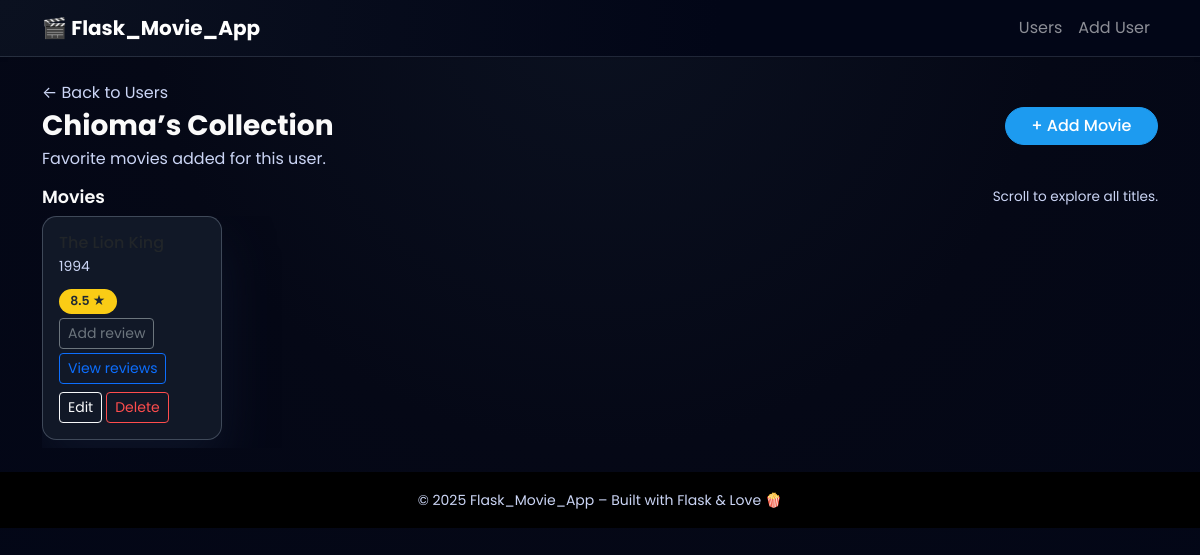
Page /users/1 on the committed database.
### models.py (models this page shows)
class User(db.Model):
    __tablename__ = "users"
    id = db.Column(db.Integer, primary_key=True)
    name = db.Column(db.String(100), nullable=False)
    movies = db.relationship(
        "Movie",
        back_populates="user",
        cascade="all, delete-orphan",
    )
    reviews = db.relationship(
        "Review",
        back_populates="user",
        cascade="all, delete-orphan",
    )

class Movie(db.Model):
    __tablename__ = "movies"
    id = db.Column(db.Integer, primary_key=True)
    name = db.Column(db.String(200), nullable=False)
    director_id = db.Column(db.Integer, db.ForeignKey("directors.id"), nullable=True)
    genre_id = db.Column(db.Integer, db.ForeignKey("genres.id"), nullable=True)
    director_obj = db.relationship("Director", back_populates="movies")
    genre_obj = db.relationship("Genre", back_populates="movies")
    year = db.Column(db.Integer, nullable=False)
    rating = db.Column(db.Float, nullable=False)
    user_id = db.Column(db.Integer, db.ForeignKey("users.id"), nullable=False)
    user = db.relationship("User", back_populates="movies")
    reviews = db.relationship(
        "Review",
        back_populates="movie",
        cascade="all, delete-orphan",
    )

### app.py (the view)
@app.route("/users/<int:user_id>")
def user_movies(user_id):
	user = get_user_or_404(user_id)
	movies = data_manager.get_user_movies(user_id)
	return render_template("user_movies.html", user=user, movies=movies)

### app.py (called while the page is built)
def get_user_or_404(user_id: int):
	user = data_manager.get_user(user_id)
	if user is None:
		abort(404)
	return user

### datamanager/sqlite_data_manager.py (called while the page is built)
    def get_user(self, user_id: int) -> Optional[User]:
        return self.session.get(User, user_id)

    def get_user_movies(self, user_id: int) -> List[Movie]:
        return (
            self.session.query(Movie)
            .filter(Movie.user_id == user_id)
            .all()
        )

### templates/user_movies.html (shortened to what this page needs)
{% extends "base.html" %}
{% block content %}
  <div class="d-flex justify-content-between align-items-center mb-3">
    <div>
      <p class="mb-1">
        <a href="{{ url_for('list_users') }}" class="text-decoration-none text-secondary">
          ← Back to Users
        </a>
      </p>
      <h1 class="h3 fw-bold mb-1">
        {{ user['name'] }}’s Collection
      </h1>
      <p class="text-secondary mb-0">
        Favorite movies added for this user.
      </p>
    </div>
    <div class="d-flex flex-column align-items-end gap-2">
      <a href="{{ url_for('add_movie', user_id=user['id']) }}" class="btn btn-primary">
        + Add Movie
      </a>
    </div>
  </div>
  {% if movies %}
    <section class="mt-3">
      <div class="d-flex justify-content-between align-items-center mb-2">
        <h2 class="section-title mb-0">Movies</h2>
        <p class="section-subtitle mb-0">
          Scroll to explore all titles.
        </p>
      </div>
      <div class="scroll-row">
        {% for movie in movies %}
          <div class="scroll-item">
            <div class="card movie-card h-100">
              <div class="card-body d-flex flex-column">
                <div class="mb-2">
                  <h3 class="h6 mb-1 text-truncate" title="{{ movie['name'] }}">
                  </h3>
                  <p class="mb-1 text-secondary small">
                    {{ movie['year'] }}
                  </p>
                </div>
                <div class="mt-auto">
                  <div class="d-flex justify-content-between align-items-center mb-2 flex-wrap gap-1">
                    <span class="badge-rating">
                      {{ movie['rating'] }} ★
                    </span>
                    <div class="d-flex flex-wrap gap-1">
                      <a
                        href="{{ url_for('add_review', user_id=user['id'], movie_id=movie['id']) }}"
                        class="btn btn-sm btn-outline-secondary"
                      >
                        Add review
                      </a>
                      <a
                        href="{{ url_for('movie_reviews', movie_id=movie['id']) }}"
                        class="btn btn-sm btn-outline-primary"
                      >
                        View reviews
                      </a>
                    </div>
                  </div>
                  <div class="d-flex flex-wrap gap-1">
                    <a
                      href="{{ url_for('update_movie', user_id=user['id'], movie_id=movie['id']) }}"
                      class="btn btn-sm btn-outline-light"
                    >
                      Edit
                    </a>
                    <a
                      href="{{ url_for('delete_movie', user_id=user['id'], movie_id=movie['id']) }}"
                      class="btn btn-sm btn-outline-danger"
                    >
                      Delete
                    </a>
                  </div>
                </div>
              </div>
            </div>
          </div>
        {% endfor %}
      </div>
    </section>
  {% endif %}
{% endblock %}

### static/css/style.css (style rules this page uses)
:root { --bg-main: #050816; --bg-card: #111827; --accent: #1d9bf0; --accent-soft: rgba(29, 155, 240, 0.4); }
body { font-family: "Poppins", system-ui, -apple-system, BlinkMacSystemFont, "Segoe UI", sans-serif; background: radial-gradient(circle at top, #0b1120 0, var(--bg-main) 45%, #020617 100%); color: #fafafa; min-height: 100vh; }
.text-secondary { color: #cbd5f5 !important; }
.btn-primary { background: var(--accent); border-color: var(--accent); font-weight: 500; border-radius: 999px; padding-inline: 1.6rem; }
.btn-outline-danger { color: #ff4d4d !important; border-color: #ff4d4d !important; }
.section-title { font-size: 1.1rem; font-weight: 600; margin-bottom: 0.75rem; }
.section-subtitle { font-size: 0.85rem; color: #cbd5f5; }
.user-card, .movie-card { background: var(--bg-card); border-radius: 0.9rem; border: 1px solid rgba(148, 163, 184, 0.35); box-shadow: 0 25px 50px rgba(15, 23, 42, 0.8); transition: transform 0.18s ease, box-shadow 0.18s ease, border-color 0.18s ease, background 0.18s ease; }
.badge-rating { background: #facc15; color: #1f2933 !important; border-radius: 999px; padding: 0.2rem 0.7rem; font-size: 0.78rem; font-weight: 600; }
.scroll-row { display: flex; gap: 1rem; overflow-x: auto; padding-bottom: 0.5rem; scroll-snap-type: x mandatory; }
.scroll-item { min-width: 180px; max-width: 180px; scroll-snap-align: start; }

### rows in the picture
User: name "Chioma"
Movie: year "1994", rating "8.5"

### other values in the picture
{{ 2025 }} "2025"
